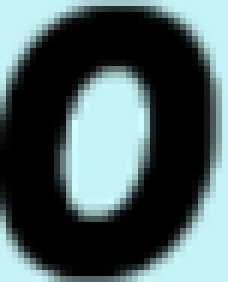
%> input picture 0_h.PNG, 38 x 47 px (shown 6 times larger)
$ octave --eval "count_score;"   (GNU Octave 9; MATLAB toolbox functions it lacks are replaced by stand-ins)
%> lines starting %> are read from the running program, lines starting %| are printed output that depends on the picture
function count_score()
hnd{10}=imread('0_h.png');
hnd{1}=imread('1_h.png');
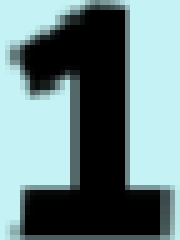
%> input picture 1_h.PNG, 36 x 48 px (shown 5 times larger)
hnd{2}=imread('2_h.png');
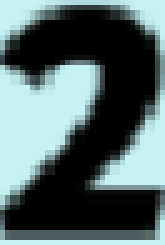
%> input picture 2_h.PNG, 33 x 49 px (shown 5 times larger)
hnd{3}=imread('3_h.png');
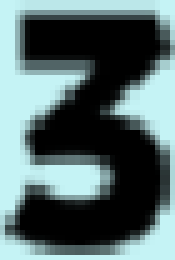
%> input picture 3_h.PNG, 35 x 52 px (shown 5 times larger)
hnd{4}=imread('4_h.png');
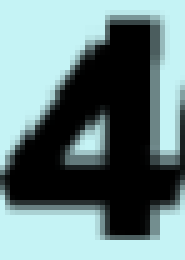
%> input picture 4_h.PNG, 37 x 52 px (shown 5 times larger)
hnd{5}=imread('5_h.png');
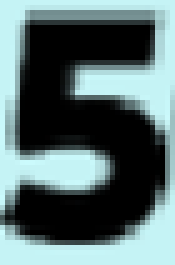
%> input picture 5_h.PNG, 35 x 53 px (shown 5 times larger)
%> (the run ends here)
